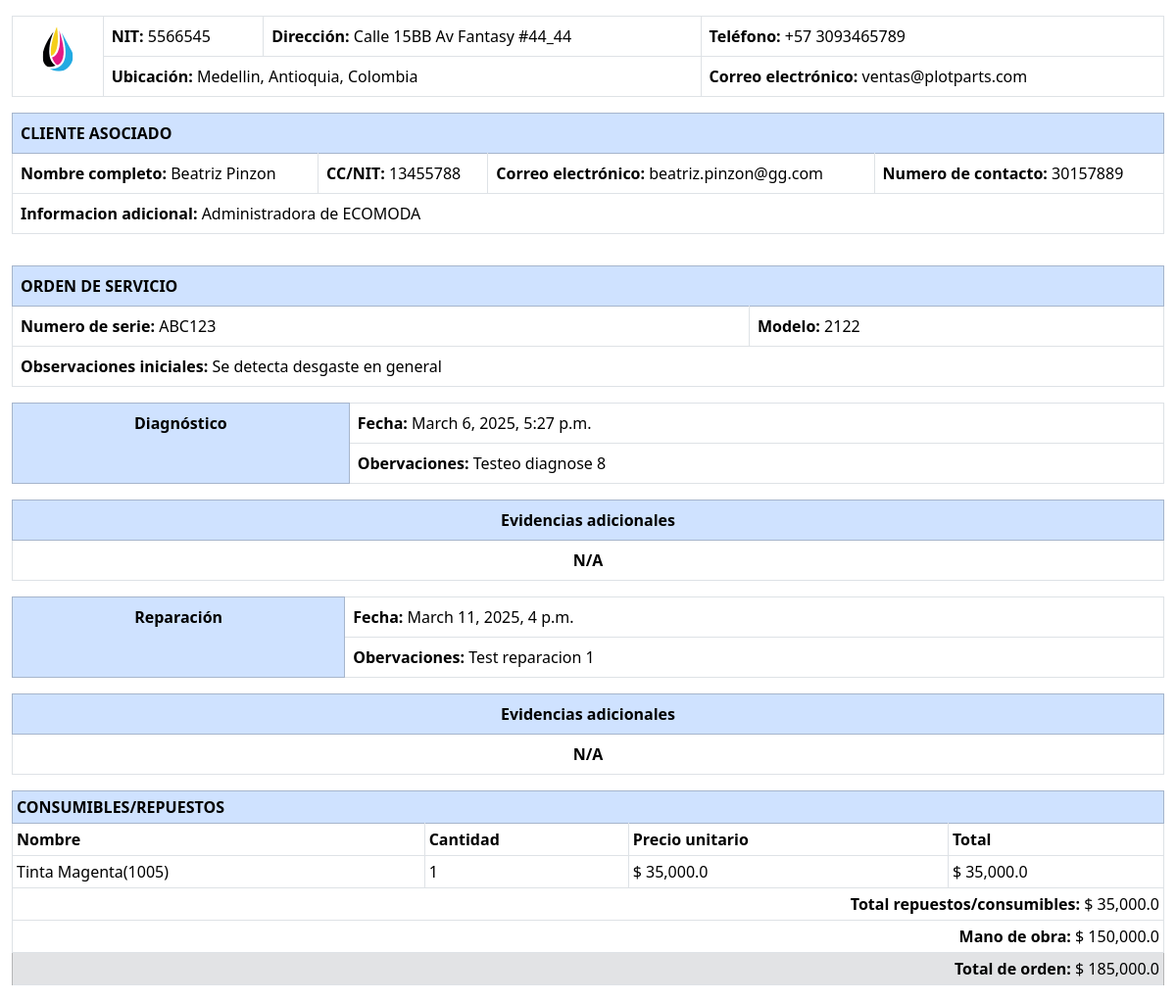
The page /service_orders/report/1 on the database as committed earlier.
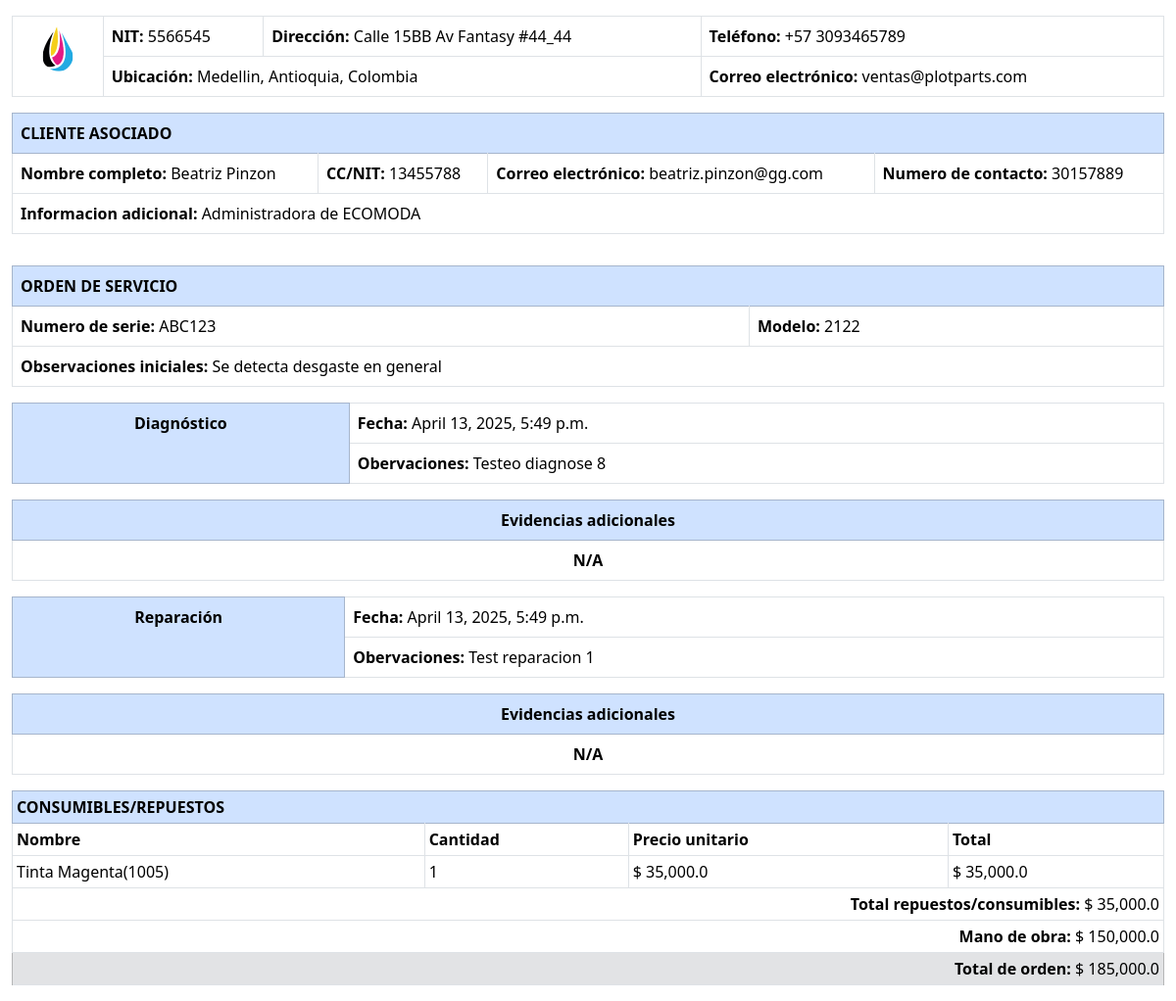
The same page on the database as committed later.
### service_order/models.py (models this page shows, shortened)
class ServiceOrder(models.Model):
    customer = models.ForeignKey(verbose_name='Cliente',to=Asset, on_delete=models.PROTECT)
    serial = models.CharField(verbose_name='Numero de serie', max_length=50)
    model = models.CharField(verbose_name='Modelo', max_length=50)
    flowStatus = models.IntegerField(verbose_name='Estado de la orden',choices=ServiceOrder_Flowtatus.choices, default=ServiceOrder_Flowtatus.pendingDiagnose)
    registry_comments = models.TextField(verbose_name='Observaciones iniciales', blank=False)
    diagnose_date = models.DateTimeField(verbose_name='Fecha de diagnóstico', blank=True, null=True)
    diagnose_comments = models.TextField(verbose_name='Observaciones de diagnostico', blank=True, null=True)
    repair_date = models.DateTimeField(verbose_name='Fecha de reparación', blank=True, null=True)
    repair_comments = models.TextField(verbose_name='Observaciones de reparación', blank=True, null=True)
    cancel_date = models.DateTimeField(verbose_name='Fecha de cancelación', blank=True, null=True)
    cancel_comments = models.TextField(verbose_name='Motivo de cancelación', blank=True, null=True)
    consumables_total = models.FloatField(verbose_name='Total de consumibles', default=0)
    status = models.IntegerField(verbose_name='Estado',choices=ServiceOrder_status.choices, default=ServiceOrder_status.enable)
    services_total = models.FloatField(verbose_name='Total del servicio', default=0)
    services_description = models.TextField(verbose_name='Observaciones del servicio', blank=True, null=True)
    createtime = models.DateTimeField(verbose_name='Fecha de creación', auto_now_add=True)
    updatetime = models.DateTimeField(verbose_name='Fecha de ultima actualización', auto_now=True)
    class Meta():
        verbose_name = "Order"
        verbose_name_plural = "Orders"
        ordering = ['id']

### service_order/views.py (the view)
class ServiceOrder_ReportView(DetailView):
    model = ServiceOrder
    template_name = 'service_order/serviceOrder_report.html'
    context_object_name = 'serviceOrder'
    queryset = ServiceOrder.objects.filter(status=1,flowStatus=3)
    def get_context_data(self, **kwargs):
        serviceOrder = self.get_object()
        core_info = CoreInformation.objects.get(id=1)
        customer = Asset.objects.get(id=serviceOrder.customer_id)
        consumblesResults = ServiceOrderConsumption.objects.filter(service_order=serviceOrder.id).order_by('-createtime')
        context = super().get_context_data(**kwargs)
        context['active_link'] = 'service_orders'
        context['coreInfo'] = core_info
        context['serviceOrder'] = serviceOrder
        context['customer'] = customer
        context['consumblesResults'] = consumblesResults
        context['serviceOrder_Total'] = serviceOrder.services_total + serviceOrder.consumables_total
        context['diagnoseImages'] = getOrderImagesByFlowStatus('diagnose',serviceOrder)
        context['repairImgaes'] = getOrderImagesByFlowStatus('repair',serviceOrder)
        return context

### core/utils.py (called while the page is built)
def getOrderImagesByFlowStatus(flowStatus,serviceOrderInstance):
    queryResult = ServiceOrderImages.objects.filter(service_order=serviceOrderInstance,flowStatus_related=flowStatus,status=1)
    return queryResult

### inventory/models.py (called while the page is built)
    def __str__(self):
        return f'{self.name}({self.code})'

    def __str__(self):
        return f'{str(self.code)}'

### service_order/templates/service_order/serviceOrder_report.html (shortened to what the changed rows need)
{% load humanize %}
<!DOCTYPE html>
<html lang="en">
<head>
    <link href="https://cdn.jsdelivr.net/npm/bootstrap@5.3.3/dist/css/bootstrap.min.css" rel="stylesheet">
    <link rel="stylesheet" href="https://cdn.jsdelivr.net/npm/bootstrap-icons@1.11.3/font/bootstrap-icons.min.css">
</head>
<body>
    <div class='container-fluid'>
        {% if serviceOrder.flowStatus != 3 %}
            <div class="row">
                <div class="col-6">
                    <div class="alert alert-info mt-3" role="alert">
                        <h4 class="alert-heading"><i class="bi bi-info-circle"></i> ¡Importante!</h4>
                        <p>
                            Actualmente la orden de servicio #<span class='fw-bold'>{{serviceOrder.id}}</span> se encuentra con el siguiente estado: <span class='fw-bold'>{{serviceOrder.get_flowStatus_display}}</span>.
                            <br>
                            No podras visualizar el reporte final de esta orden hasta que no se encuentra en estado de <span class='fw-bold'>Completada</span>.
                        </p>
                        <hr>
                        <p class="mb-0">Para completar la orden de servicio debes de seguir el flujo de esta con normalidad.</p>
                    </div>
                </div>
            </div>
        {% else %}
            <div class="row">
                <div class="col-12 mt-3">
                    <table class='table table-bordered'>
                        <tr>
                            <th rowspan='2' class='text-center'><img class='img-fluid' src="{{coreInfo.company_logo.url}}" alt=""></th>
                            <td><strong>NIT:</strong> <span>{{coreInfo.company_id}}</span></td>
                            <td><strong>Dirección:</strong> <span>{{coreInfo.company_address}}</span></td>
                            <td><strong>Teléfono:</strong> <span>{{coreInfo.company_contact_phone}}</span></td>
                        </tr>
                        <tr>
                            <td colspan='2'><strong>Ubicación:</strong> <span>{{coreInfo.company_location}}</span></td>
                            <td colspan='2'><strong>Correo electrónico:</strong> <span>{{coreInfo.company_email}}</span></td>
                        </tr>
                    </table>
                </div>
            </div>
            <div class="row">
                <div class="col-12">
                    <table class='table table-bordered'>
                        <tr class='table-primary'>
                            <th colspan='4' class='text-uppercase'>Cliente asociado</th>
                        </tr>
                        <tr>
                            <td><strong>Nombre completo:</strong> <span>{{customer.name}}</span></td>
                            <td><strong>CC/NIT:</strong> <span>{{customer.document_id}}</span></td>
                            <td><strong>Correo electrónico:</strong> <span>{{customer.email}}</span></td>
                            <td><strong>Numero de contacto:</strong> <span>{{customer.phone}}</span></td>
                        </tr>
                        <tr>
                            <td colspan='4'><strong>Informacion adicional:</strong> <span>{{customer.extra_info}}</span></td>
                        </tr>
                    </table>
                </div>
            </div>
            <div class="row">
                <div class="col-12">
                    <table class='table table-bordered mt-3'>
                        <tr class='table-primary'>
                            <th colspan='2' class='text-uppercase'>Orden de servicio</th>
                        </tr>
                        <tr>
                            <td><strong>Numero de serie:</strong> <span>{{serviceOrder.serial}}</span></td>
                            <td><strong>Modelo:</strong> <span>{{serviceOrder.model}}</span></td>
                        </tr>
                        <tr>
                            <td colspan='2'><strong>Observaciones iniciales:</strong> <span>{{serviceOrder.registry_comments}}</span></td>
                        </tr>
                    </table>
                </div>
            </div>
            <div class="row">
                <div class="col-12">
                    <table class='table table-bordered'>
                        <tr>
                            <th rowspan='2' style='background-color:#cfe2ff;border:0.5px solid #a6b5cc;' class='text-center'>Diagnóstico</th>
                            <td><strong>Fecha:</strong> <span>{{serviceOrder.diagnose_date}}</span></td>
                        </tr>
                        <tr>
                            <td colspan='2'><strong>Obervaciones:</strong> <span>{{serviceOrder.diagnose_comments}}</span></td>
                        </tr>
                    </table>
                </div>
            </div>
            <div class="row">
                <div class="col-12">
                    <table class='table table-bordered'>
                        <tr class='table-primary'>
                            <th colspan='3' class='table-primary text-center'>Evidencias adicionales</th>
                        </tr>
                        {% if diagnoseImages|length > 0 %}
                            <tr>
                                {% for record in diagnoseImages %}
                                    <th class='text-center'>
                                        <img class='img-fluid' src="{{record.image.url}}" width="150" height="150">
                                    </th>
                                {% endfor %}
                            </tr>
                            {% else %}
                                <tr>
                                    <th colspan='3' class='text-center'>N/A</th>
                                </tr>
                        {% endif %}
                    </table>
                </div>
            </div>
            <div class="row">
                <div class="col-12">
                    <table class='table table-bordered'>
                        <tr>
                            <th rowspan='2' style='background-color:#cfe2ff;border:0.5px solid #a6b5cc;' class='text-center'>Reparación</th>
                            <td><strong>Fecha:</strong> <span>{{serviceOrder.repair_date}}</span></td>
                        </tr>
                        <tr>
                            <td colspan='2'><strong>Obervaciones:</strong> <span>{{serviceOrder.repair_comments}}</span></td>
                        </tr>
                    </table>
                </div>
            </div>
            <div class="row">
                <div class="col-12">
                    <table class='table table-bordered'>
                        <tr class='table-primary'>
                            <th colspan='3' class='table-primary text-center'>Evidencias adicionales</th>
                        </tr>
                        {% if repairImgaes|length > 0 %}
                            <tr>
                                {% for record in repairImgaes %}
                                    <th class='text-center'>
                                        <img class='img-fluid' src="{{record.image.url}}" width="150" height="150">
                                    </th>
                                {% endfor %}
                            </tr>
                            {% else %}
                                <tr>
                                    <th colspan='3' class='text-center'>N/A</th>
                                </tr>
                        {% endif %}
                    </table>
                </div>
            </div>
            <div class="row">
                <div class="col-12">
                    <table class='table table-bordered table-sm'>
                        <tr class='table-primary'>
                            <th colspan='4' class='text-uppercase'>Consumibles/Repuestos</th>
                        </tr>
                        <tr>
                            <th>Nombre</th>
                            <th>Cantidad</th>
                            <th>Precio unitario</th>
                            <th>Total</th>
                        </tr>
                        {% if consumblesResults|length > 0 %}
                            {% for item in consumblesResults %}
                                <tr>
                                    <td>{{item.inventory_code}}</td>
                                    <td>{{item.quantity}}</td>
                                    <td>$ {{item.unit_price|intcomma}}</td>
                                    <td>$ {{item.total|intcomma}}</td>
                                </tr>
                            {% endfor %}
                        {% else %}
                            <tr>
                                <th colspan='4' class='text-center'>N/A</th>
                            </tr>
                        {% endif %}
                        <tr>
                            <td colspan='4' class='text-end' style='text-align:right;'><strong>Total repuestos/consumibles:</strong> <span>$ {{serviceOrder.consumables_total|intcomma}}</span></td>
                        </tr>
                        <tr>
                            <td colspan='4' class='text-end' style='text-align:right;'><strong>Mano de obra:</strong> <span>$ {{serviceOrder.services_total|intcomma}}</span></td>
                        </tr>
                        <tr>
                            <td colspan='4' class='text-end table-secondary'><strong>Total de orden:</strong> <span>$ {{serviceOrder_Total|intcomma}}</span></td>
                        </tr>
                    </table>
                </div>
            </div>
        {% endif %}
    </div>
</body>
</html>

Rows that differ between the two databases and show on the page:
changed ServiceOrder "ABC123": diagnose_date "March 6, 2025, 5:27 p.m." → "April 13, 2025, 5:49 p.m."; repair_date "March 11, 2025, 4 p.m." → "April 13, 2025, 5:49 p.m."
